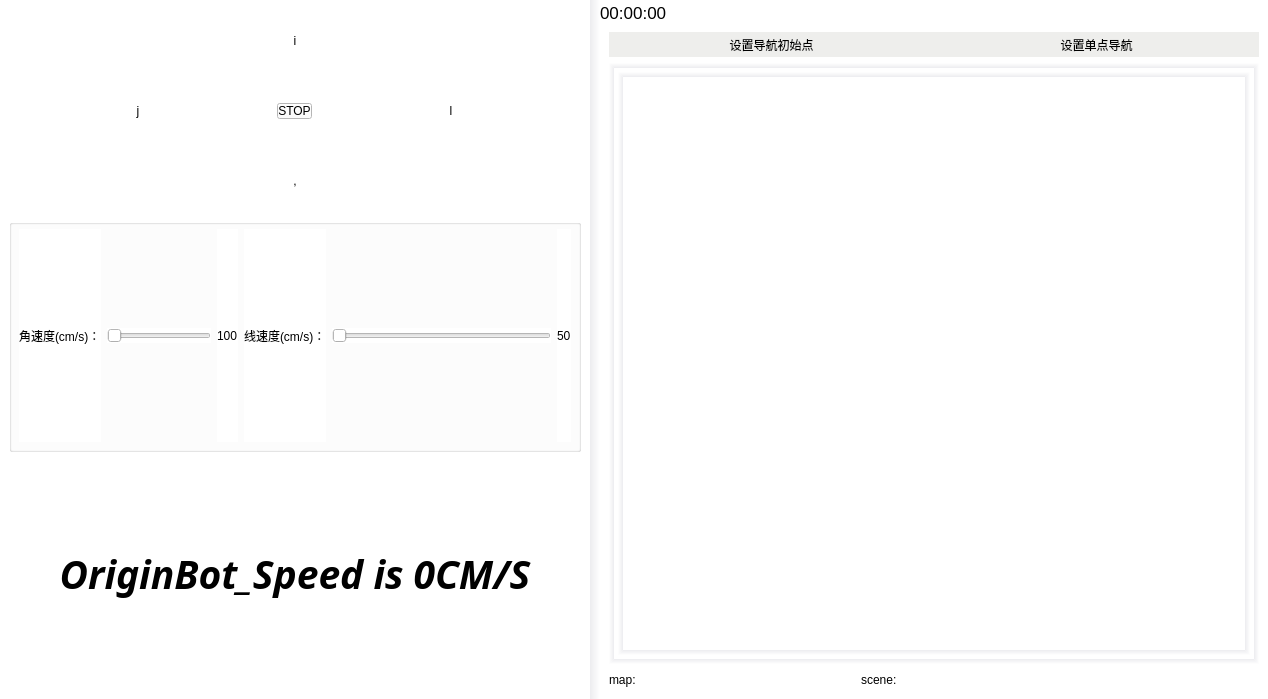
<?xml version="1.0" encoding="UTF-8"?>
<ui version="4.0">
 <class>MainWindowDesign</class>
 <widget class="QMainWindow" name="MainWindowDesign">
  <property name="geometry">
   <rect>
    <x>0</x>
    <y>0</y>
    <width>1268</width>
    <height>699</height>
   </rect>
  </property>
  <property name="acceptDrops">
   <bool>false</bool>
  </property>
  <property name="windowTitle">
   <string>ROS人机交互软件</string>
  </property>
  <property name="windowIcon">
   <iconset resource="../resource/image.qrc">
    <normaloff>:/images/robot.png</normaloff>:/images/robot.png</iconset>
  </property>
  <property name="styleSheet">
   <string notr="true">background-color:rgb(255, 255, 255);
padding:0;
</string>
  </property>
  <property name="locale">
   <locale language="English" country="Australia"/>
  </property>
  <widget class="QWidget" name="centralwidget">
   <property name="styleSheet">
    <string notr="true">margin:0</string>
   </property>
   <layout class="QVBoxLayout" name="verticalLayout_15">
    <property name="spacing">
     <number>0</number>
    </property>
    <property name="leftMargin">
     <number>0</number>
    </property>
    <property name="topMargin">
     <number>0</number>
    </property>
    <property name="rightMargin">
     <number>0</number>
    </property>
    <property name="bottomMargin">
     <number>0</number>
    </property>
    <item>
     <layout class="QVBoxLayout" name="verticalLayout_8">
      <property name="spacing">
       <number>0</number>
      </property>
      <item>
       <layout class="QGridLayout" name="gridLayout_3">
        <item row="0" column="0">
         <layout class="QVBoxLayout" name="verticalLayout_6">
          <property name="spacing">
           <number>0</number>
          </property>
          <item>
           <widget class="QStackedWidget" name="stackedWidget_left">
            <property name="minimumSize">
             <size>
              <width>400</width>
              <height>0</height>
             </size>
            </property>
            <property name="maximumSize">
             <size>
              <width>600</width>
              <height>16777215</height>
             </size>
            </property>
            <property name="styleSheet">
             <string notr="true">QStackedWidget{
border-right: 10px solid qlineargradient(x0:0, x1:1,stop:  0 white, stop: 1 #ececef);
background-color: transparent;
}
</string>
            </property>
            <property name="currentIndex">
             <number>0</number>
            </property>
            <widget class="QWidget" name="page_7">
             <layout class="QVBoxLayout" name="verticalLayout_7">
              <item>
               <layout class="QVBoxLayout" name="verticalLayout_3">
                <item>
                 <layout class="QHBoxLayout" name="horizontalLayout_2">
                  <property name="spacing">
                   <number>10</number>
                  </property>
                  <item>
                   <widget class="QPushButton" name="pushButton_i">
                    <property name="sizePolicy">
                     <sizepolicy hsizetype="Fixed" vsizetype="Fixed">
                      <horstretch>0</horstretch>
                      <verstretch>0</verstretch>
                     </sizepolicy>
                    </property>
                    <property name="minimumSize">
                     <size>
                      <width>64</width>
                      <height>64</height>
                     </size>
                    </property>
                    <property name="maximumSize">
                     <size>
                      <width>64</width>
                      <height>64</height>
                     </size>
                    </property>
                    <property name="styleSheet">
                     <string notr="true">QPushButton{border-image: url(://images/up.png);}
QPushButton{border:none;}
QPushButton:pressed{border-image: url(://images/up_2.png);}</string>
                    </property>
                    <property name="text">
                     <string>i</string>
                    </property>
                    <property name="shortcut">
                     <string>I</string>
                    </property>
                   </widget>
                  </item>
                 </layout>
                </item>
                <item>
                 <layout class="QHBoxLayout" name="horizontalLayout_18">
                  <property name="spacing">
                   <number>10</number>
                  </property>
                  <item>
                   <widget class="QPushButton" name="pushButton_j">
                    <property name="minimumSize">
                     <size>
                      <width>64</width>
                      <height>64</height>
                     </size>
                    </property>
                    <property name="maximumSize">
                     <size>
                      <width>64</width>
                      <height>64</height>
                     </size>
                    </property>
                    <property name="styleSheet">
                     <string notr="true">QPushButton{border-image: url(://images/left.png);}
QPushButton{border:none;}
QPushButton:pressed{border-image: url(://images/left_2.png);}</string>
                    </property>
                    <property name="text">
                     <string>j</string>
                    </property>
                    <property name="shortcut">
                     <string>J</string>
                    </property>
                   </widget>
                  </item>
                  <item>
                   <widget class="QPushButton" name="pushButton_s">
                    <property name="sizePolicy">
                     <sizepolicy hsizetype="Fixed" vsizetype="Maximum">
                      <horstretch>40</horstretch>
                      <verstretch>10</verstretch>
                     </sizepolicy>
                    </property>
                    <property name="baseSize">
                     <size>
                      <width>0</width>
                      <height>0</height>
                     </size>
                    </property>
                    <property name="text">
                     <string>STOP</string>
                    </property>
                    <property name="iconSize">
                     <size>
                      <width>10</width>
                      <height>10</height>
                     </size>
                    </property>
                    <property name="autoRepeatInterval">
                     <number>100</number>
                    </property>
                   </widget>
                  </item>
                  <item>
                   <widget class="QPushButton" name="pushButton_l">
                    <property name="minimumSize">
                     <size>
                      <width>64</width>
                      <height>64</height>
                     </size>
                    </property>
                    <property name="maximumSize">
                     <size>
                      <width>64</width>
                      <height>64</height>
                     </size>
                    </property>
                    <property name="styleSheet">
                     <string notr="true">QPushButton{border-image: url(://images/right.png);}
QPushButton{border:none;}
QPushButton:pressed{border-image: url(://images/right_2.png);}</string>
                    </property>
                    <property name="text">
                     <string>l</string>
                    </property>
                    <property name="shortcut">
                     <string>L</string>
                    </property>
                   </widget>
                  </item>
                 </layout>
                </item>
                <item>
                 <layout class="QHBoxLayout" name="horizontalLayout_19">
                  <property name="spacing">
                   <number>10</number>
                  </property>
                  <property name="leftMargin">
                   <number>0</number>
                  </property>
                  <item>
                   <widget class="QPushButton" name="pushButton_back">
                    <property name="minimumSize">
                     <size>
                      <width>64</width>
                      <height>64</height>
                     </size>
                    </property>
                    <property name="maximumSize">
                     <size>
                      <width>64</width>
                      <height>64</height>
                     </size>
                    </property>
                    <property name="styleSheet">
                     <string notr="true">QPushButton{border-image: url(://images/down.png);}
QPushButton{border:none;}
QPushButton:pressed{border-image: url(://images/down_2.png);}</string>
                    </property>
                    <property name="text">
                     <string>,</string>
                    </property>
                    <property name="shortcut">
                     <string>,</string>
                    </property>
                   </widget>
                  </item>
                 </layout>
                </item>
                <item>
                 <widget class="QGroupBox" name="groupBox">
                  <layout class="QHBoxLayout" name="horizontalLayout_21">
                   <item>
                    <layout class="QHBoxLayout" name="horizontalLayout_20">
                     <item>
                      <widget class="QLabel" name="label_14">
                       <property name="text">
                        <string>角速度(cm/s)：</string>
                       </property>
                      </widget>
                     </item>
                     <item>
                      <widget class="QSlider" name="horizontalSlider_raw">
                       <property name="maximum">
                        <number>100</number>
                       </property>
                       <property name="value">
                        <number>0</number>
                       </property>
                       <property name="orientation">
                        <enum>Qt::Horizontal</enum>
                       </property>
                      </widget>
                     </item>
                     <item>
                      <widget class="QLabel" name="label_raw">
                       <property name="text">
                        <string>100</string>
                       </property>
                      </widget>
                     </item>
                    </layout>
                   </item>
                   <item>
                    <widget class="QLabel" name="label_9">
                     <property name="text">
                      <string>线速度(cm/s)：</string>
                     </property>
                    </widget>
                   </item>
                   <item>
                    <widget class="QSlider" name="horizontalSlider_linear">
                     <property name="maximum">
                      <number>100</number>
                     </property>
                     <property name="singleStep">
                      <number>1</number>
                     </property>
                     <property name="value">
                      <number>0</number>
                     </property>
                     <property name="orientation">
                      <enum>Qt::Horizontal</enum>
                     </property>
                    </widget>
                   </item>
                   <item>
                    <widget class="QLabel" name="label_linear">
                     <property name="text">
                      <string>50</string>
                     </property>
                    </widget>
                   </item>
                  </layout>
                 </widget>
                </item>
                <item>
                 <layout class="QGridLayout" name="gridLayout_2">
                  <item row="0" column="0">
                   <layout class="QVBoxLayout" name="verticalLayout_2">
                    <item>
                     <layout class="QHBoxLayout" name="horizontalLayout_7">
                      <item>
                       <layout class="QHBoxLayout" name="horizontalLayout_15">
                        <item>
                         <widget class="QLabel" name="label_speed">
                          <property name="font">
                           <font>
                            <family>Ubuntu Condensed</family>
                            <pointsize>29</pointsize>
                            <weight>75</weight>
                            <italic>true</italic>
                            <bold>true</bold>
                           </font>
                          </property>
                          <property name="text">
                           <string>     OriginBot_Speed is 0CM/S</string>
                          </property>
                         </widget>
                        </item>
                       </layout>
                      </item>
                     </layout>
                    </item>
                   </layout>
                  </item>
                 </layout>
                </item>
               </layout>
              </item>
             </layout>
            </widget>
           </widget>
          </item>
          <item>
           <layout class="QHBoxLayout" name="horizontalLayout_4"/>
          </item>
         </layout>
        </item>
        <item row="0" column="1">
         <layout class="QVBoxLayout" name="verticalLayout_5">
          <item>
           <widget class="QWidget" name="widget_3" native="true">
            <property name="styleSheet">
             <string notr="true"/>
            </property>
            <layout class="QHBoxLayout" name="horizontalLayout_5">
             <property name="spacing">
              <number>0</number>
             </property>
             <property name="leftMargin">
              <number>0</number>
             </property>
             <property name="topMargin">
              <number>3</number>
             </property>
             <property name="rightMargin">
              <number>0</number>
             </property>
             <property name="bottomMargin">
              <number>0</number>
             </property>
             <item>
              <layout class="QHBoxLayout" name="horizontalLayout_3">
               <item>
                <widget class="QLabel" name="label_time">
                 <property name="minimumSize">
                  <size>
                   <width>60</width>
                   <height>0</height>
                  </size>
                 </property>
                 <property name="font">
                  <font>
                   <pointsize>13</pointsize>
                  </font>
                 </property>
                 <property name="text">
                  <string>00:00:00</string>
                 </property>
                </widget>
               </item>
               <item>
                <widget class="QPushButton" name="pushButton_status">
                 <property name="minimumSize">
                  <size>
                   <width>20</width>
                   <height>20</height>
                  </size>
                 </property>
                 <property name="maximumSize">
                  <size>
                   <width>20</width>
                   <height>20</height>
                  </size>
                 </property>
                 <property name="cursor">
                  <cursorShape>PointingHandCursor</cursorShape>
                 </property>
                 <property name="styleSheet">
                  <string notr="true">QPushButton{
border:none; 
padding:0px 0px 0px 0px;
margin:0px 0px 0px 0px;
}</string>
                 </property>
                 <property name="text">
                  <string/>
                 </property>
                </widget>
               </item>
               <item>
                <spacer name="horizontalSpacer">
                 <property name="orientation">
                  <enum>Qt::Horizontal</enum>
                 </property>
                 <property name="sizeHint" stdset="0">
                  <size>
                   <width>40</width>
                   <height>20</height>
                  </size>
                 </property>
                </spacer>
               </item>
               <item>
                <widget class="QLabel" name="label_10">
                 <property name="styleSheet">
                  <string notr="true"/>
                 </property>
                 <property name="text">
                  <string/>
                 </property>
                </widget>
               </item>
               <item>
                <widget class="QPushButton" name="min_btn">
                 <property name="cursor">
                  <cursorShape>PointingHandCursor</cursorShape>
                 </property>
                 <property name="styleSheet">
                  <string notr="true">border:none</string>
                 </property>
                 <property name="text">
                  <string/>
                 </property>
                 <property name="icon">
                  <iconset theme="://images/min.png">
                   <normaloff>.</normaloff>.</iconset>
                 </property>
                </widget>
               </item>
               <item>
                <widget class="QPushButton" name="max_btn">
                 <property name="cursor">
                  <cursorShape>PointingHandCursor</cursorShape>
                 </property>
                 <property name="styleSheet">
                  <string notr="true">border:none</string>
                 </property>
                 <property name="text">
                  <string/>
                 </property>
                 <property name="icon">
                  <iconset theme="://images/max.png">
                   <normaloff>.</normaloff>.</iconset>
                 </property>
                </widget>
               </item>
               <item>
                <widget class="QPushButton" name="close_btn">
                 <property name="cursor">
                  <cursorShape>PointingHandCursor</cursorShape>
                 </property>
                 <property name="styleSheet">
                  <string notr="true">border:none</string>
                 </property>
                 <property name="text">
                  <string/>
                 </property>
                 <property name="icon">
                  <iconset theme="://images/close.png">
                   <normaloff>.</normaloff>.</iconset>
                 </property>
                </widget>
               </item>
              </layout>
             </item>
            </layout>
           </widget>
          </item>
          <item>
           <widget class="QStackedWidget" name="stackedWidget_main">
            <property name="currentIndex">
             <number>0</number>
            </property>
            <widget class="QWidget" name="page_4">
             <layout class="QVBoxLayout" name="verticalLayout_14">
              <item>
               <layout class="QVBoxLayout" name="verticalLayout_13">
                <item>
                 <layout class="QHBoxLayout" name="horizontalLayout_11">
                  <property name="spacing">
                   <number>0</number>
                  </property>
                  <item>
                   <widget class="QPushButton" name="set_pos_btn">
                    <property name="minimumSize">
                     <size>
                      <width>0</width>
                      <height>25</height>
                     </size>
                    </property>
                    <property name="maximumSize">
                     <size>
                      <width>16777215</width>
                      <height>16777215</height>
                     </size>
                    </property>
                    <property name="styleSheet">
                     <string notr="true">QPushButton:hover{
background-color:rgb(186, 189, 182);
border-bottom:2px solid rgb(67, 154, 246);
}
QPushButton:checked{
background-color:cyan;
border-bottom:2px solid white 
}
QPushButton:pressed{
background-color:rgb(67, 154, 246)
}
QPushButton{
background-color:rgb(238, 238, 236);
border:none; 
padding:0px 0px 0px 0px;
margin:0px 0px 0px 0px;
}</string>
                    </property>
                    <property name="text">
                     <string>设置导航初始点</string>
                    </property>
                    <property name="icon">
                     <iconset resource="../resource/images.qrc">
                      <normaloff>:/images/classes/SetInitialPose.png</normaloff>:/images/classes/SetInitialPose.png</iconset>
                    </property>
                   </widget>
                  </item>
                  <item>
                   <widget class="QPushButton" name="set_goal_btn">
                    <property name="minimumSize">
                     <size>
                      <width>0</width>
                      <height>25</height>
                     </size>
                    </property>
                    <property name="styleSheet">
                     <string notr="true">QPushButton:hover{
background-color:rgb(186, 189, 182);
border-bottom:2px solid rgb(67, 154, 246);
}
QPushButton:checked{
background-color:cyan;
border-bottom:2px solid white 
}
QPushButton:pressed{
background-color:rgb(67, 154, 246)
}
QPushButton{
background-color:rgb(238, 238, 236);
border:none; 
padding:0px 0px 0px 0px;
margin:0px 0px 0px 0px;
}</string>
                    </property>
                    <property name="text">
                     <string>设置单点导航</string>
                    </property>
                    <property name="icon">
                     <iconset resource="../resource/images.qrc">
                      <normaloff>:/images/classes/SetGoal.png</normaloff>:/images/classes/SetGoal.png</iconset>
                    </property>
                   </widget>
                  </item>
                 </layout>
                </item>
                <item>
                 <layout class="QVBoxLayout" name="verticalLayout_build_map">
                  <property name="spacing">
                   <number>0</number>
                  </property>
                  <item>
                   <widget class="QWidget" name="widget_rviz" native="true">
                    <property name="minimumSize">
                     <size>
                      <width>0</width>
                      <height>100</height>
                     </size>
                    </property>
                    <property name="styleSheet">
                     <string notr="true">QWidget{
border-top: 5px solid qlineargradient(y0:0, y1:1,stop: 0 #ececef, stop: 1 white);
border-left: 5px solid qlineargradient(x0:0, x1:1,stop: 0 #ececef, stop: 1 white);
 border-bottom: 5px solid qlineargradient(y0:0, y1:1,stop: 0 white, stop: 1  #ececef);
border-right: 5px solid qlineargradient(x0:0, x1:1,stop:  0 white, stop: 1 #ececef);
background-color: rgb(255,255,255);
}
</string>
                    </property>
                    <layout class="QVBoxLayout" name="verticalLayout_16">
                     <item>
                      <layout class="QVBoxLayout" name="verticalLayout_rviz">
                       <item>
                        <widget class="QGraphicsView" name="mapViz">
                         <property name="layoutDirection">
                          <enum>Qt::LeftToRight</enum>
                         </property>
                         <property name="styleSheet">
                          <string notr="true">QGraphicsView{
border-top: 5px solid qlineargradient(y0:0, y1:1,stop: 0 #ececef, stop: 1 white);
border-left: 5px solid qlineargradient(x0:0, x1:1,stop: 0 #ececef, stop: 1 white);
 border-bottom: 5px solid qlineargradient(y0:0, y1:1,stop: 0 white, stop: 1  #ececef);
border-right: 5px solid qlineargradient(x0:0, x1:1,stop:  0 white, stop: 1 #ececef);
background-color: rgb(255,255,255);
}
</string>
                         </property>
                         <property name="verticalScrollBarPolicy">
                          <enum>Qt::ScrollBarAlwaysOff</enum>
                         </property>
                         <property name="horizontalScrollBarPolicy">
                          <enum>Qt::ScrollBarAlwaysOff</enum>
                         </property>
                        </widget>
                       </item>
                      </layout>
                     </item>
                    </layout>
                   </widget>
                  </item>
                 </layout>
                </item>
                <item>
                 <layout class="QHBoxLayout" name="horizontalLayout_12">
                  <item>
                   <widget class="QLabel" name="label">
                    <property name="minimumSize">
                     <size>
                      <width>40</width>
                      <height>20</height>
                     </size>
                    </property>
                    <property name="maximumSize">
                     <size>
                      <width>40</width>
                      <height>20</height>
                     </size>
                    </property>
                    <property name="text">
                     <string>map:</string>
                    </property>
                   </widget>
                  </item>
                  <item>
                   <widget class="QLabel" name="label_pos_map">
                    <property name="minimumSize">
                     <size>
                      <width>200</width>
                      <height>20</height>
                     </size>
                    </property>
                    <property name="maximumSize">
                     <size>
                      <width>200</width>
                      <height>20</height>
                     </size>
                    </property>
                    <property name="styleSheet">
                     <string notr="true"/>
                    </property>
                    <property name="text">
                     <string/>
                    </property>
                   </widget>
                  </item>
                  <item>
                   <widget class="QLabel" name="label_5">
                    <property name="minimumSize">
                     <size>
                      <width>40</width>
                      <height>20</height>
                     </size>
                    </property>
                    <property name="maximumSize">
                     <size>
                      <width>40</width>
                      <height>20</height>
                     </size>
                    </property>
                    <property name="text">
                     <string>scene:</string>
                    </property>
                   </widget>
                  </item>
                  <item>
                   <widget class="QLabel" name="label_pos_scene">
                    <property name="minimumSize">
                     <size>
                      <width>200</width>
                      <height>20</height>
                     </size>
                    </property>
                    <property name="maximumSize">
                     <size>
                      <width>200</width>
                      <height>20</height>
                     </size>
                    </property>
                    <property name="text">
                     <string/>
                    </property>
                   </widget>
                  </item>
                  <item>
                   <spacer name="horizontalSpacer_3">
                    <property name="orientation">
                     <enum>Qt::Horizontal</enum>
                    </property>
                    <property name="sizeHint" stdset="0">
                     <size>
                      <width>40</width>
                      <height>20</height>
                     </size>
                    </property>
                   </spacer>
                  </item>
                 </layout>
                </item>
               </layout>
              </item>
             </layout>
            </widget>
           </widget>
          </item>
         </layout>
        </item>
       </layout>
      </item>
     </layout>
    </item>
   </layout>
  </widget>
  <action name="action_Quit">
   <property name="text">
    <string>&amp;Quit</string>
   </property>
   <property name="shortcut">
    <string>Ctrl+Q</string>
   </property>
   <property name="shortcutContext">
    <enum>Qt::ApplicationShortcut</enum>
   </property>
  </action>
  <action name="action_Preferences">
   <property name="text">
    <string>&amp;功能</string>
   </property>
  </action>
  <action name="actionAbout">
   <property name="text">
    <string>&amp;About</string>
   </property>
  </action>
  <action name="actionAbout_Qt">
   <property name="text">
    <string>About &amp;Qt</string>
   </property>
  </action>
  <action name="action_2">
   <property name="text">
    <string>设置</string>
   </property>
  </action>
 </widget>
 <resources>
  <include location="../resource/image.qrc"/>
  <include location="../resource/images.qrc"/>
 </resources>
 <connections>
  <connection>
   <sender>action_Quit</sender>
   <signal>triggered()</signal>
   <receiver>MainWindowDesign</receiver>
   <slot>close()</slot>
   <hints>
    <hint type="sourcelabel">
     <x>-1</x>
     <y>-1</y>
    </hint>
    <hint type="destinationlabel">
     <x>399</x>
     <y>299</y>
    </hint>
   </hints>
  </connection>
 </connections>
</ui>
